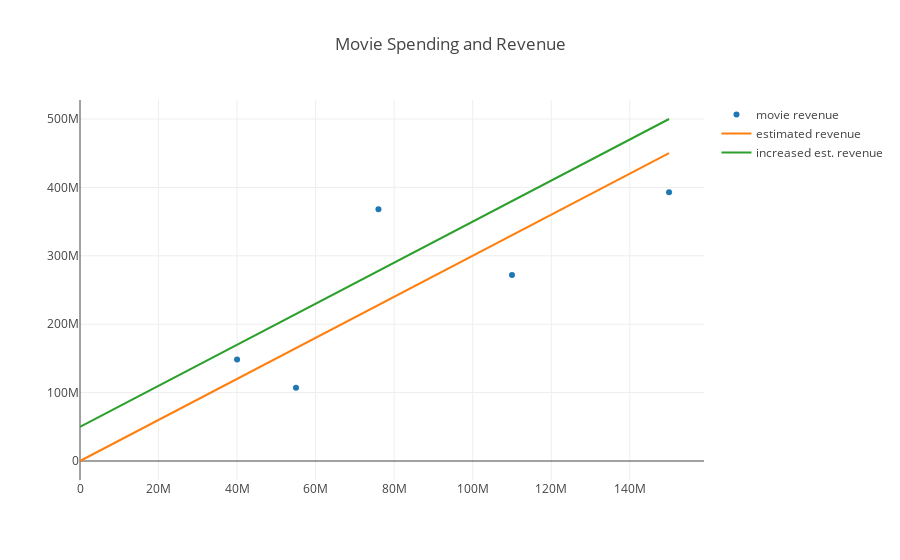

Source (notebook cell):
### Markdown cell above
The y-intercept is the $y$ value of the line when it intersects the y-axis.  Or to put it another way, the y-intercept is the value of $y$ when $x$ equals zero.  Let's add another trace to our movie plot.

### Code cell
regression_trace_increased = trace_values([0, 150000000], [50000000, 500000000], mode = 'lines', name = 'increased est. revenue')
plot([movie_trace, regression_trace, regression_trace_increased], movie_layout)

### Figure 1 — Plotly figure (JSON) as saved in the notebook; plotly's stock layout.template omitted (floating-point values rounded to 4 significant figures)
{"data": [{"mode": "markers", "name": "movie revenue", "text": ["American Hustle", "Captain Phillips", "Frozen", "Gravity", "Despicable Me 2"], "x": [40000000, 55000000, 150000000, 110000000, 76000000], "y": [148430908, 107136417, 393050114, 271814796, 368065385]}, {"mode": "lines", "name": "estimated revenue", "text": [], "x": [0, 150000000], "y": [0, 450000000]}, {"mode": "lines", "name": "increased est. revenue", "text": [], "x": [0, 150000000], "y": [50000000, 500000000]}], "layout": {"title": "Movie Spending and Revenue"}}
